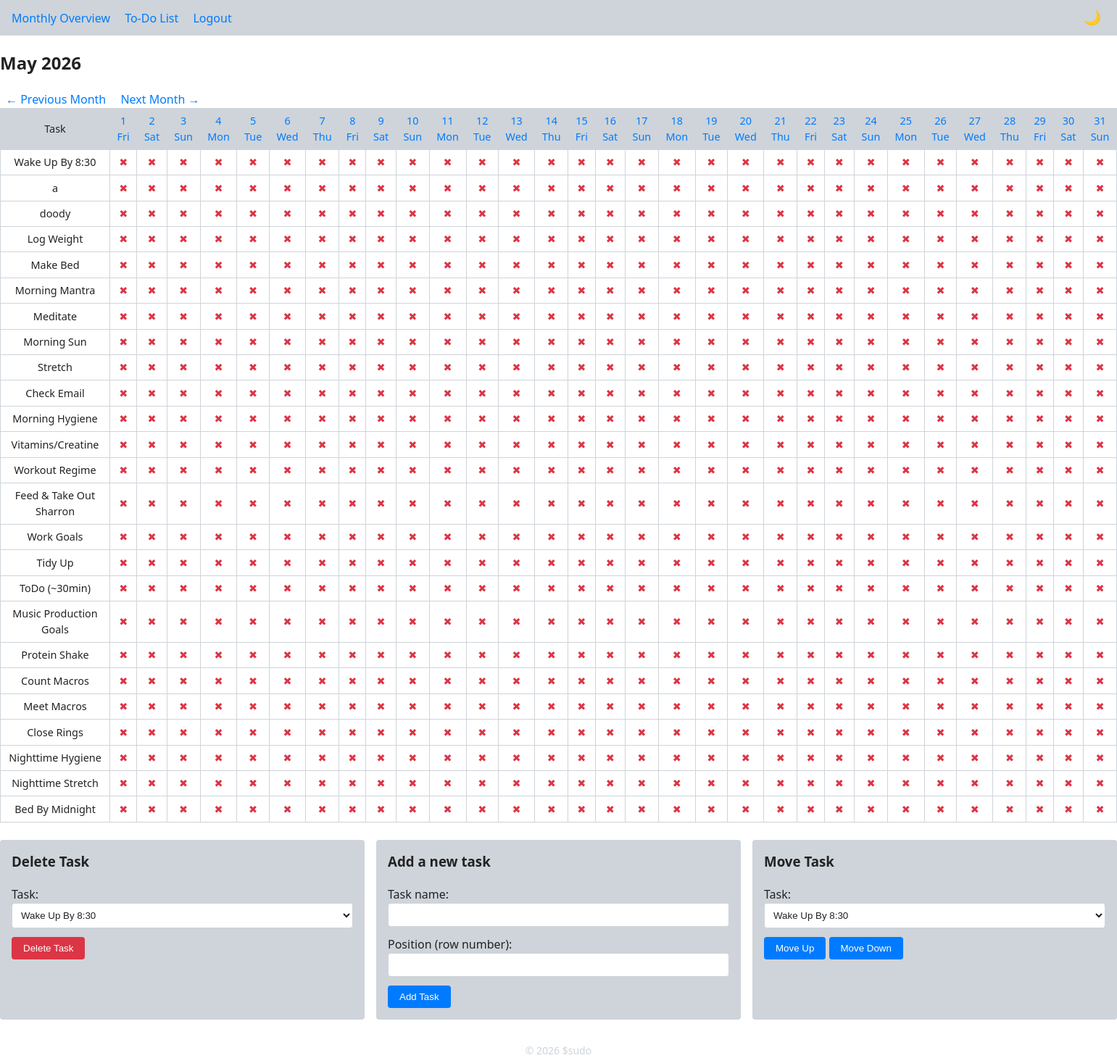
The page /monthly (signed in) on the database its author committed.
### app/models.py (models this page shows)
class TaskList(db.Model):
    __tablename__ = 'task_lists'
    id = db.Column(db.Integer, primary_key=True)
    user_id = db.Column(db.Integer, db.ForeignKey('users.id'), nullable=False)
    name = db.Column(db.String(200), nullable=False)
    position = db.Column(db.Integer, nullable=False, default=0)
    start_date = db.Column(db.Date, nullable=False)          # <‑‑ new
    end_date = db.Column(db.Date, nullable=True)            # <‑‑ new

### app/routes/tasks.py (the view)
@bp.route("/monthly")
@login_required
def monthly():
    today = date.today()
    month = int(request.args.get("month", today.month))
    year = int(request.args.get("year", today.year))
    days, tasks = get_monthly_view(current_user, year, month)
    def prev_month(y, m):
        return (y - 1, 12) if m == 1 else (y, m - 1)
    def next_month(y, m):
        return (y + 1, 1) if m == 12 else (y, m + 1)
    prev_year, prev_month_val = prev_month(year, month)
    next_year, next_month_val = next_month(year, month)
    return render_template(
        "tasks/monthly.html",
        year=year,
        month=month,
        month_name=date(year, month, 1).strftime("%B"),
        days=days,
        tasks=tasks,
        prev_year=prev_year,
        prev_month=prev_month_val,
        next_year=next_year,
        next_month=next_month_val,
    )

### app/__init__.py (called while the page is built)
def create_app(config_name: str = 'development') -> Flask:
    app = Flask(__name__, instance_relative_config=True)
    from .config import DevelopmentConfig, ProductionConfig
    config_cls = {
        'development': DevelopmentConfig,
        'production': ProductionConfig
    }[config_name]
    app.config.from_object(config_cls)
    try:
        os.makedirs(app.instance_path, exist_ok=True)
    except OSError as exc:  # pragma: no cover
        raise RuntimeError(f'Failed to create instance folder: {exc}')
    db.init_app(app)
    login_manager.init_app(app)
    csrf.init_app(app)
    from .routes import bp as main_bp
    app.register_blueprint(main_bp)
    with app.app_context():
        db.create_all()
    @app.context_processor
    def inject_current_year():
        return {'current_year': __import__('datetime').datetime.utcnow().year}
    return app

### app/models.py (called while the page is built)
@login_manager.user_loader
def load_user(user_id: str):
    return User.query.get(int(user_id))

### app/templates/tasks/monthly.html (shortened to what this page needs)
{% extends "base.html" %}
{% block wrapper %}
  {% block content %}
    <h2>{{ month_name }} {{ year }}</h2>
    <div class="nav-arrows">
      <a href="{{ url_for('main.monthly', month=prev_month, year=prev_year) }}">← Previous Month</a>
      <a href="{{ url_for('main.monthly', month=next_month, year=next_year) }}">Next Month →</a>
    </div>
    <table class="monthly-table">
      <thead>
        <tr>
          <th>Task</th>
          {% for day in days %}
            <th>
              <a href="{{ url_for('main.daily', date=day.date) }}">
                {{ day.day }}<br>{{ day.weekday }}
              </a>
            </th>
          {% endfor %}
        </tr>
      </thead>
      <tbody>
        {% for task in tasks %}
          <tr>
            <td>{{ task }}</td>
            {% for day in days %}
              {% set done = day.statuses[task] %}
              <td class="status {% if done %}done{% else %}not-done{% endif %}">
                {% if done %}✔{% else %}✖{% endif %}
              </td>
            {% endfor %}
          </tr>
        {% endfor %}
      </tbody>
    </table>
    <div class="task-controls">
      <div class="task-section">
        <h3>Delete Task</h3>
        <form method="post" action="{{ url_for('main.delete_task') }}"
              onsubmit="return confirm('Are you sure you want to delete this task?');">
          <div class="form-group">
            <label for="delete-task-select">Task:</label>
            <select id="delete-task-select" name="task_name" required class="form-control">
              {% for task in tasks %}
              <option value="{{ task }}">{{ task }}</option>
              {% endfor %}
            </select>
          </div>
          <button type="submit" class="btn delete-btn">Delete Task</button>
        </form>
      </div>
      <div class="task-section">
        <h3>Add a new task</h3>
        <form method="post" action="{{ url_for('main.add_task') }}">
          <div class="form-group">
            <label for="name">Task name:</label>
            <input type="text" id="name" name="name" required class="form-control">
          </div>
          <div class="form-group">
            <label for="position">Position (row number):</label>
            <input type="number" id="position" name="position" class="form-control">
          </div>
          <button type="submit" class="btn">Add Task</button>
        </form>
      </div>
      <div class="task-section">
        <h3>Move Task</h3>
        <form method="post" action="{{ url_for('main.move_task') }}">
          <div class="form-group">
            <label for="move-task-select">Task:</label>
            <select id="move-task-select" name="task_name" required class="form-control">
              {% for task in tasks %}
              <option value="{{ task }}">{{ task }}</option>
              {% endfor %}
            </select>
          </div>
          <button type="submit" name="direction" value="up" class="btn">Move Up</button>
          <button type="submit" name="direction" value="down" class="btn">Move Down</button>
        </form>
      </div>
    </div>
  {% endblock %}
{% endblock %}

### app/static/css/style.css (style rules this page uses)
:root { --bg: #ffffff; --text: #222222; --accent: #007bff; --danger: #dc3545; --success: #28a745; --warning: #ffc107; --border: #ced4da; --border-radius: 4px; --font-family: system-ui, sans-serif; }
html, body { margin: 0; padding: 0; font-family: var(--font-family); background: var(--bg); color: var(--text); line-height: 1.5; }
*, *::before, *::after { box-sizing: border-box; }
a { color: var(--accent); text-decoration: none; }
.btn { display: inline-block; padding: .5rem 1rem; border: none; border-radius: var(--border-radius); background: var(--accent); color: var(--bg); cursor: pointer; }
.btn.delete-btn { background: var(--danger); }
form .form-group { margin-bottom: .75rem; }
form .form-control { width: 100%; padding: .5rem; border: 1px solid var(--border); border-radius: var(--border-radius); background: var(--bg); color: var(--text); }
.monthly-table { width: 100%; border-collapse: collapse; }
.monthly-table th, .monthly-table td { border: 1px solid var(--border); padding: .4rem 0.6rem; text-align: center; font-size: 0.9rem; }
.monthly-table th { background: var(--border); font-weight: normal; }
.monthly-table .status.not-done { color: var(--danger); }
.nav-arrows a { margin: 0 0.5rem; color: var(--accent); text-decoration: none; }
.task-controls { display: flex; flex-wrap: wrap; gap: 1rem; margin-top: 1.5rem; }
.task-section { flex: 1 1 30%; min-width: 200px; background: var(--border); padding: 1rem; border-radius: var(--border-radius); }
.task-section h3 { margin-top: 0; }

### rows shown on the page
TaskList: name "Wake Up By 8:30"
TaskList: name "doody"
TaskList: name "Log Weight"
TaskList: name "Make Bed"
TaskList: name "Morning Mantra"
TaskList: name "Meditate"
TaskList: name "Morning Sun"
TaskList: name "Stretch"
TaskList: name "Check Email"
TaskList: name "Morning Hygiene"
TaskList: name "Vitamins/Creatine"
TaskList: name "Workout Regime"
TaskList: name "Feed & Take Out Sharron"
TaskList: name "Work Goals"
TaskList: name "Tidy Up"
TaskList: name "ToDo (~30min)"
TaskList: name "Music Production Goals"
TaskList: name "Protein Shake"
TaskList: name "Count Macros"
TaskList: name "Meet Macros"
TaskList: name "Close Rings"
TaskList: name "Nighttime Hygiene"
TaskList: name "Nighttime Stretch"
TaskList: name "Bed By Midnight"

### other values the page prints
{{ month_name }} "May"
{{ year }} "2026"
{{ day.day }} "1" "2" "3" "4" "5" "6" "7" "8" "9" "10" "11" "12" "13" "14" "15" "16" "17" "18" "19" "20" "21" "22" "23" "24" "25" "26" "27" "28" "29" "30" "31"
{{ day.weekday }} "Fri" "Sat" "Sun" "Mon" "Tue" "Wed" "Thu" "Fri" "Sat" "Sun" "Mon" "Tue" "Wed" "Thu" "Fri" "Sat" "Sun" "Mon" "Tue" "Wed" "Thu" "Fri" "Sat" "Sun" "Mon" "Tue" "Wed" "Thu" "Fri" "Sat" "Sun"
{{ task }} "a"
{{ current_year }} "2026"
form field task_name "Wake Up By 8:30"
